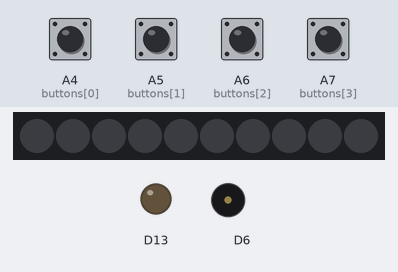
A sketch run on a simulated Adafruit Circuit Playground Express. Parts: 10 RGB LEDs in strip order, left to right, output pins drawn as LEDs (lit = HIGH), buzzer (waves = sounding). The test bench sets the inputs (shaded band); at power-on: A4 (buttons[0]), A5 (buttons[1]), A6 (buttons[2]), A7 (buttons[3]) HIGH. Dim RGB values are drawn brighter than linear.

Above: at 1.2 s.
1.3 s: A4 (buttons[0]) pulled LOW for 1 s
At 2.15 s:
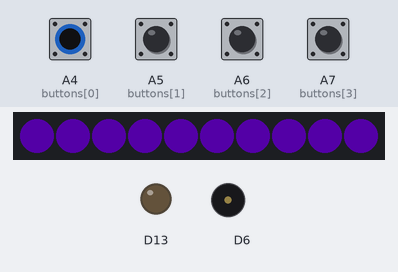
3.8 s: A5 (buttons[1]) pulled LOW for 1 s
At 4.65 s:
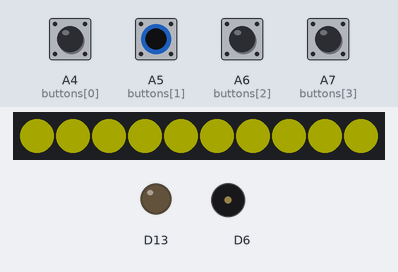
6.3 s: A6 (buttons[2]) pulled LOW for 1 s
At 7.16 s:
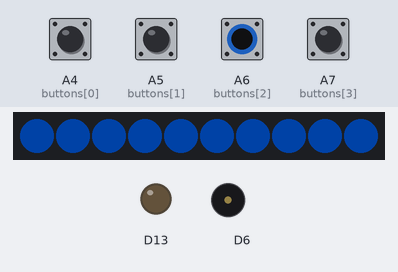
8.8 s: A7 (buttons[3]) pulled LOW for 1 s
At 9.66 s:
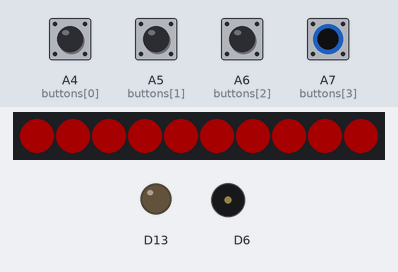
Timing chart, 0 to 11.8 s (numbered marks = the images above; inputs shaded):
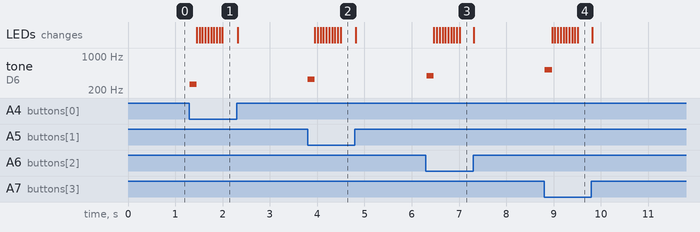

Measured:
- after the input at 1.3 s, tone on D6: silent → 262 Hz at once, → silent 0.15 s later; the LEDs: first change after 0.15 s (image 1 shows a later state)
- after the input at 3.8 s, tone on D6: silent → 330 Hz at once, → silent 0.15 s later; the LEDs: first change after 0.15 s (image 2 shows a later state)
- after the input at 6.3 s, tone on D6: silent → 392 Hz at once, → silent 0.15 s later; the LEDs: first change after 0.17 s (image 3 shows a later state)
- after the input at 8.8 s, tone on D6: silent → 523 Hz at once, → silent 0.15 s later; the LEDs: first change after 0.17 s (image 4 shows a later state)

The sketch:

Interactive_Badge_Sash.ino
```cpp
#include <Adafruit_CircuitPlayground.h>

// pressure sensor pins
const int buttons[4] = {A4, A5, A6, A7};

// badge colours
const uint32_t colors[4] = {
  0x8000FF,  // Butterfly: Purple
  0xFFFF00,  // Pig: Yellow
  0x0066FF,  // Camping: Blue
  0xFF0000   // First aid: Red
};

// musical tones
const int notes[4] = {
  262,  // Butterfly: C4
  330,  // Pig: E4
  392,  // Camping: G4
  523   // First aid: C5
};

int activeButton = -1;

void setup() {
  CircuitPlayground.begin();
  CircuitPlayground.setBrightness(40);
  CircuitPlayground.clearPixels();

  // Set up pressure sensors
  for (int i = 0; i < 4; i++) {
    pinMode(buttons[i], INPUT_PULLUP);
  }
}

void loop() {
  int pressed = -1;

  // Check each pressure sensor
  for (int i = 0; i < 4; i++) {
    if (digitalRead(buttons[i]) == LOW) {
      pressed = i;
      break;
    }
  }

  // Respond to a new press or release
  if (pressed != activeButton) {
    activeButton = pressed;
    CircuitPlayground.clearPixels();

    if (activeButton >= 0) {

      // Play unique tone
      CircuitPlayground.playTone(
        notes[activeButton], 150
      );

      // Light LEDs sequentially
      for (int led = 0; led < 10; led++) {

        if (digitalRead(buttons[activeButton]) == HIGH) {
          break;
        }

        CircuitPlayground.setPixelColor(
          led, colors[activeButton]
        );

        delay(60);
      }
    }
  }

  delay(20);
}
```
